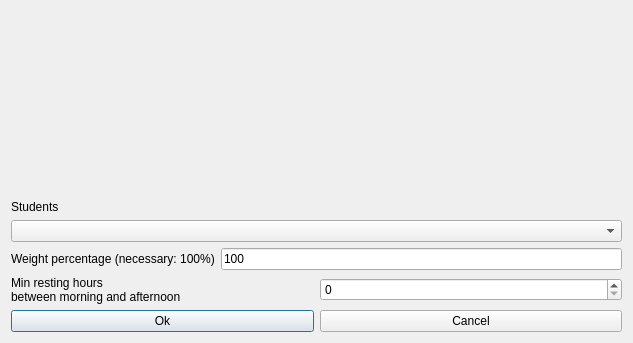
<?xml version="1.0" encoding="UTF-8"?>
<ui version="4.0">
 <class>ModifyConstraintStudentsSetMinRestingHoursBetweenMorningAndAfternoonForm_template</class>
 <widget class="QDialog" name="ModifyConstraintStudentsSetMinRestingHoursBetweenMorningAndAfternoonForm_template">
  <property name="geometry">
   <rect>
    <x>0</x>
    <y>0</y>
    <width>633</width>
    <height>343</height>
   </rect>
  </property>
  <property name="windowTitle">
   <string extracomment="This is the title of the dialog to modify a constraint of this type">Modify students set min resting hours between morning and afternoon</string>
  </property>
  <layout class="QGridLayout" name="gridLayout">
   <item row="1" column="0" colspan="2">
    <layout class="QVBoxLayout" name="verticalLayout">
     <item>
      <widget class="QLabel" name="studentsTextLabel">
       <property name="frameShape">
        <enum>QFrame::NoFrame</enum>
       </property>
       <property name="frameShadow">
        <enum>QFrame::Plain</enum>
       </property>
       <property name="text">
        <string>Students</string>
       </property>
       <property name="wordWrap">
        <bool>false</bool>
       </property>
      </widget>
     </item>
     <item>
      <widget class="QComboBox" name="studentsComboBox">
       <property name="editable">
        <bool>false</bool>
       </property>
       <property name="insertPolicy">
        <enum>QComboBox::NoInsert</enum>
       </property>
       <property name="duplicatesEnabled">
        <bool>false</bool>
       </property>
      </widget>
     </item>
    </layout>
   </item>
   <item row="2" column="0" colspan="2">
    <layout class="QHBoxLayout" name="horizontalLayout">
     <item>
      <widget class="QLabel" name="weightTextLabel">
       <property name="frameShape">
        <enum>QFrame::NoFrame</enum>
       </property>
       <property name="frameShadow">
        <enum>QFrame::Plain</enum>
       </property>
       <property name="text">
        <string>Weight percentage (necessary: 100%)</string>
       </property>
       <property name="wordWrap">
        <bool>false</bool>
       </property>
      </widget>
     </item>
     <item>
      <widget class="QLineEdit" name="weightLineEdit">
       <property name="text">
        <string notr="true">100</string>
       </property>
      </widget>
     </item>
    </layout>
   </item>
   <item row="4" column="0" colspan="2">
    <layout class="QHBoxLayout">
     <item>
      <widget class="QPushButton" name="okPushButton">
       <property name="text">
        <string>Ok</string>
       </property>
      </widget>
     </item>
     <item>
      <widget class="QPushButton" name="cancelPushButton">
       <property name="text">
        <string>Cancel</string>
       </property>
      </widget>
     </item>
    </layout>
   </item>
   <item row="0" column="0" colspan="2">
    <spacer name="spacer9">
     <property name="orientation">
      <enum>Qt::Vertical</enum>
     </property>
     <property name="sizeType">
      <enum>QSizePolicy::Expanding</enum>
     </property>
     <property name="sizeHint" stdset="0">
      <size>
       <width>20</width>
       <height>30</height>
      </size>
     </property>
    </spacer>
   </item>
   <item row="3" column="0" colspan="2">
    <layout class="QHBoxLayout" name="horizontalLayout_2">
     <item>
      <widget class="QLabel" name="textLabel1">
       <property name="text">
        <string>Min resting hours
between morning and afternoon</string>
       </property>
       <property name="wordWrap">
        <bool>false</bool>
       </property>
      </widget>
     </item>
     <item>
      <widget class="QSpinBox" name="minRestingHoursSpinBox"/>
     </item>
    </layout>
   </item>
  </layout>
 </widget>
 <layoutdefault spacing="6" margin="11"/>
 <resources/>
 <connections/>
</ui>
